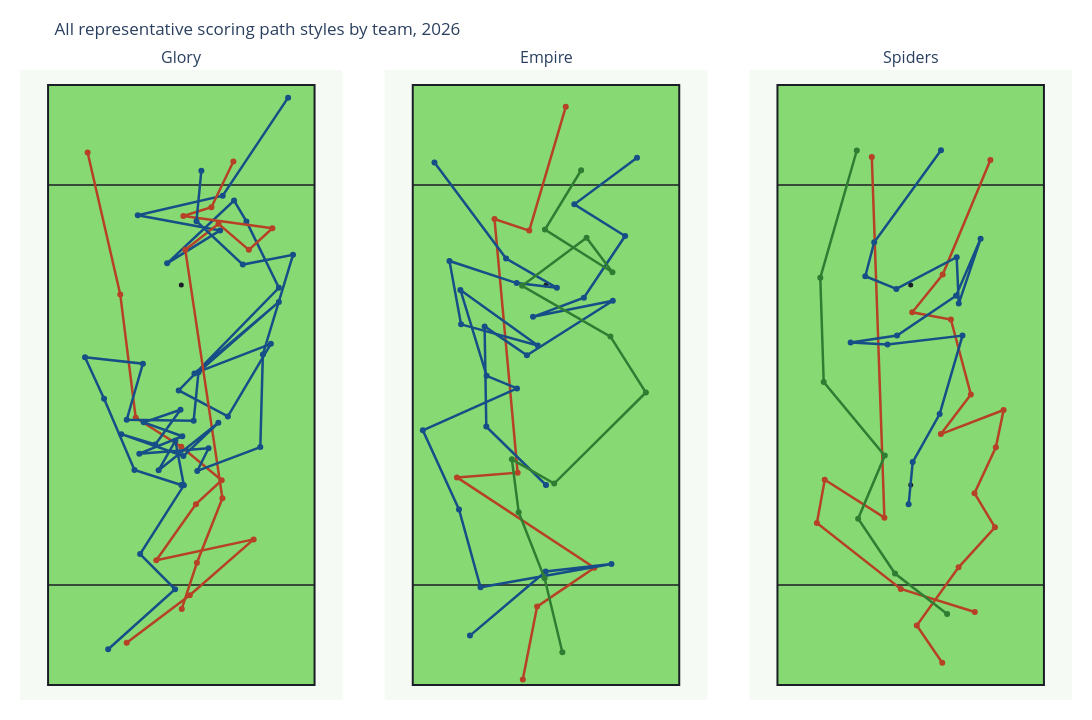

Notebook code cell kept with this figure:
### Markdown cell above
### Optional: All Styles

This is busier, but useful as a quick overview after the one-style comparison makes sense.

### Code cell
all_styles_fig = plot_team_representative_path_grid(
    team_representative_paths,
    title=f"All representative scoring path styles by team, {SEASON}",
    style_filter=None,
    show_arrows=False,
)
all_styles_fig.show()

### Figure 1 — Plotly figure (JSON) as saved in the notebook; plotly's stock layout.template omitted (floating-point values rounded to 4 significant figures)
{"data": [{"hoverinfo": "skip", "marker": {"color": "#1B1E26", "size": 5}, "mode": "markers", "showlegend": false, "type": "scatter", "x": [0], "xaxis": "x", "y": [40], "yaxis": "y"}, {"hoverinfo": "skip", "marker": {"color": "#1B1E26", "size": 5}, "mode": "markers", "showlegend": false, "type": "scatter", "x": [0], "xaxis": "x", "y": [80], "yaxis": "y"}, {"hovertemplate": "Glory<br>methodical (path_cluster 0)<br>%{text}<extra></extra>", "line": {"color": "#b74126", "width": 2.5}, "marker": {"color": "#b74126", "size": 6}, "mode": "lines+markers", "name": "Glory - methodical (path_cluster 0)", "showlegend": false, "text": ["Start", "Throw 1<br>aEC: 0.063<br>CP: 98.2%<br>Distance: 15.8", "Throw 2<br>aEC: 0.051<br>CP: 97.8%<br>Distance: 17.0", "Throw 3<br>aEC: -0.007<br>CP: 97.7%<br>Distance: 19.9", "Throw 4<br>aEC: 0.086<br>CP: 98.0%<br>Distance: 13.7", "Throw 5<br>aEC: 0.038<br>CP: 98.9%<br>Distance: 7.0", "Throw 6<br>aEC: 0.065<br>CP: 98.4%<br>Distance: 10.5", "Throw 7<br>aEC: 0.054<br>CP: 98.3%<br>Distance: 10.8", "Throw 8<br>aEC: 0.264<br>CP: 91.1%<br>Distance: 24.8", "Throw 9<br>aEC: 0.387<br>CP: 88.7%<br>Distance: 29.1"], "type": "scatter", "x": [-10.92, 1.69, 14.46, -5.0, 2.93, 8.08, 0.0, -9.12, -12.21, -18.74], "xaxis": "x", "y": [8.43, 17.95, 29.12, 24.95, 36.17, 40.96, 47.65, 53.46, 78.11, 106.5], "yaxis": "y"}, {"hovertemplate": "Glory<br>reset-heavy (path_cluster 1)<br>%{text}<extra></extra>", "line": {"color": "#164e87", "width": 2.5}, "marker": {"color": "#164e87", "size": 6}, "mode": "lines+markers", "name": "Glory - reset-heavy (path_cluster 1)", "showlegend": false, "text": ["Start", "Throw 1<br>aEC: 0.030<br>CP: 98.6%<br>Distance: 9.8", "Throw 2<br>aEC: 0.171<br>CP: 97.0%<br>Distance: 15.5", "Throw 3<br>aEC: 0.094<br>CP: 98.4%<br>Distance: 9.1", "Throw 4<br>aEC: 0.038<br>CP: 97.6%<br>Distance: 11.7", "Throw 5<br>aEC: -0.178<br>CP: 98.5%<br>Distance: 11.7", "Throw 6<br>aEC: 0.006<br>CP: 98.0%<br>Distance: 13.4", "Throw 7<br>aEC: 0.151<br>CP: 98.2%<br>Distance: 9.8", "Throw 8<br>aEC: 0.167<br>CP: 95.9%<br>Distance: 21.3", "Throw 9<br>aEC: -0.173<br>CP: 95.8%<br>Distance: 22.1", "Throw 10<br>aEC: -0.123<br>CP: 97.9%<br>Distance: 15.8", "Throw 11<br>aEC: -0.190<br>CP: 97.5%<br>Distance: 16.9", "Throw 12<br>aEC: 0.091<br>CP: 98.1%<br>Distance: 11.1", "Throw 13<br>aEC: 0.287<br>CP: 92.6%<br>Distance: 28.7", "Throw 14<br>aEC: 0.257<br>CP: 95.0%<br>Distance: 14.8", "Throw 15<br>aEC: 0.062<br>CP: 97.8%<br>Distance: 4.8", "Throw 16<br>aEC: -0.180<br>CP: 95.4%<br>Distance: 18.4", "Throw 17<br>aEC: 0.100<br>CP: 96.8%<br>Distance: 12.5", "Throw 18<br>aEC: 0.043<br>CP: 95.1%<br>Distance: 16.8", "Throw 19<br>aEC: 0.053<br>CP: 94.4%<br>Distance: 17.4", "Throw 20<br>aEC: 0.307<br>CP: 91.2%<br>Distance: 23.6"], "type": "scatter", "x": [0.0, -9.37, -15.45, -19.26, -7.68, -10.92, 2.47, 3.44, 19.51, 2.62, 17.91, 9.31, -0.52, 19.51, 13.02, 10.55, -2.84, 7.77, -8.71, 8.28, 21.36], "xaxis": "x", "y": [40.0, 43.01, 57.27, 65.55, 64.27, 53.05, 52.84, 62.57, 76.62, 62.31, 68.23, 53.72, 58.91, 79.45, 92.72, 96.89, 84.33, 90.92, 93.96, 97.87, 117.5], "yaxis": "y"}, {"hovertemplate": "Glory<br>huck score (path_cluster 2)<br>%{text}<extra></extra>", "line": {"color": "#b74126", "width": 2.5}, "marker": {"color": "#b74126", "size": 6}, "mode": "lines+markers", "name": "Glory - huck score (path_cluster 2)", "showlegend": false, "text": ["Start", "Throw 1<br>aEC: 0.060<br>CP: 98.9%<br>Distance: 9.7", "Throw 2<br>aEC: 0.098<br>CP: 97.9%<br>Distance: 13.9", "Throw 3<br>aEC: 0.545<br>CP: 68.6%<br>Distance: 50.2", "Throw 4<br>aEC: -0.047<br>CP: 97.7%<br>Distance: 8.2", "Throw 5<br>aEC: -0.063<br>CP: 98.0%<br>Distance: 8.0", "Throw 6<br>aEC: 0.032<br>CP: 98.3%<br>Distance: 6.4", "Throw 7<br>aEC: -0.041<br>CP: 93.5%<br>Distance: 18.8", "Throw 8<br>aEC: 0.018<br>CP: 98.0%<br>Distance: 5.9", "Throw 9<br>aEC: 0.228<br>CP: 96.2%<br>Distance: 11.4"], "type": "scatter", "x": [0.09, 3.12, 8.22, 0.8, 7.44, 13.51, 18.21, 0.41, 6.02, 10.41], "xaxis": "x", "y": [15.22, 24.45, 37.35, 87.03, 92.25, 87.03, 91.35, 93.8, 95.54, 104.7], "yaxis": "y"}, {"hovertemplate": "Glory<br>reset-heavy (path_cluster 3)<br>%{text}<extra></extra>", "line": {"color": "#164e87", "width": 2.5}, "marker": {"color": "#164e87", "size": 6}, "mode": "lines+markers", "name": "Glory - reset-heavy (path_cluster 3)", "showlegend": false, "text": ["Start", "Throw 1<br>aEC: 0.088<br>CP: 97.5%<br>Distance: 18.0", "Throw 2<br>aEC: 0.042<br>CP: 98.8%<br>Distance: 9.9", "Throw 3<br>aEC: 0.108<br>CP: 97.3%<br>Distance: 16.3", "Throw 4<br>aEC: 0.080<br>CP: 98.6%<br>Distance: 9.1", "Throw 5<br>aEC: -0.055<br>CP: 99.1%<br>Distance: 6.8", "Throw 6<br>aEC: 0.087<br>CP: 97.3%<br>Distance: 15.2", "Throw 7<br>aEC: -0.061<br>CP: 98.9%<br>Distance: 9.6", "Throw 8<br>aEC: 0.032<br>CP: 98.0%<br>Distance: 13.2", "Throw 9<br>aEC: -0.012<br>CP: 98.9%<br>Distance: 7.1", "Throw 10<br>aEC: 0.069<br>CP: 98.5%<br>Distance: 8.6", "Throw 11<br>aEC: -0.028<br>CP: 98.9%<br>Distance: 7.8", "Throw 12<br>aEC: -0.025<br>CP: 98.9%<br>Distance: 8.2", "Throw 13<br>aEC: -0.036<br>CP: 98.8%<br>Distance: 9.3", "Throw 14<br>aEC: 0.012<br>CP: 98.0%<br>Distance: 13.9", "Throw 15<br>aEC: -0.040<br>CP: 99.2%<br>Distance: 5.1", "Throw 16<br>aEC: 0.015<br>CP: 98.3%<br>Distance: 13.5", "Throw 17<br>aEC: 0.190<br>CP: 95.4%<br>Distance: 18.5", "Throw 18<br>aEC: 0.182<br>CP: 93.5%<br>Distance: 20.8", "Throw 19<br>aEC: 0.026<br>CP: 97.0%<br>Distance: 10.2", "Throw 20<br>aEC: 0.087<br>CP: 96.4%<br>Distance: 12.7", "Throw 21<br>aEC: 0.227<br>CP: 96.9%<br>Distance: 10.1"], "type": "scatter", "x": [-14.63, -1.24, -8.24, 0.51, -1.19, -4.54, 7.41, 0.41, -12.0, -5.2, -0.16, -7.52, 0.2, -8.4, 5.45, 3.19, 15.8, 16.31, 22.34, 12.3, 3.03, 4.01], "xaxis": "x", "y": [7.15, 19.14, 26.19, 39.93, 48.83, 42.96, 52.43, 45.79, 50.17, 48.11, 55.06, 52.53, 49.75, 46.26, 47.34, 42.81, 47.59, 66.12, 86.03, 84.08, 92.77, 102.9], "yaxis": "y"}, {"hoverinfo": "skip", "marker": {"color": "#1B1E26", "size": 5}, "mode": "markers", "showlegend": false, "type": "scatter", "x": [0], "xaxis": "x2", "y": [40], "yaxis": "y2"}, {"hoverinfo": "skip", "marker": {"color": "#1B1E26", "size": 5}, "mode": "markers", "showlegend": false, "type": "scatter", "x": [0], "xaxis": "x2", "y": [80], "yaxis": "y2"}, {"hovertemplate": "Empire<br>huck score (path_cluster 0)<br>%{text}<extra></extra>", "line": {"color": "#b74126", "width": 2.5}, "marker": {"color": "#b74126", "size": 6}, "mode": "lines+markers", "name": "Empire - huck score (path_cluster 0)", "showlegend": false, "text": ["Start", "Throw 1<br>aEC: 0.076<br>CP: 98.4%<br>Distance: 14.9", "Throw 2<br>aEC: 0.041<br>CP: 98.4%<br>Distance: 13.8", "Throw 3<br>aEC: 0.103<br>CP: 92.6%<br>Distance: 32.9", "Throw 4<br>aEC: 0.047<br>CP: 98.1%<br>Distance: 12.2", "Throw 5<br>aEC: 0.509<br>CP: 66.9%<br>Distance: 50.9", "Throw 6<br>aEC: -0.019<br>CP: 97.8%<br>Distance: 7.3", "Throw 7<br>aEC: 0.248<br>CP: 88.5%<br>Distance: 25.8"], "type": "scatter", "x": [-4.64, -1.78, 9.68, -17.81, -5.67, -10.3, -3.35, 3.95], "xaxis": "x2", "y": [1.09, 15.68, 23.45, 41.52, 42.47, 93.2, 90.88, 115.6], "yaxis": "y2"}, {"hovertemplate": "Empire<br>methodical (path_cluster 1)<br>%{text}<extra></extra>", "line": {"color": "#164e87", "width": 2.5}, "marker": {"color": "#164e87", "size": 6}, "mode": "lines+markers", "name": "Empire - methodical (path_cluster 1)", "showlegend": false, "text": ["Start", "Throw 1<br>aEC: 0.130<br>CP: 97.0%<br>Distance: 16.7", "Throw 2<br>aEC: 0.282<br>CP: 94.0%<br>Distance: 20.0", "Throw 3<br>aEC: -0.074<br>CP: 98.2%<br>Distance: 10.3", "Throw 4<br>aEC: 0.144<br>CP: 95.1%<br>Distance: 20.4", "Throw 5<br>aEC: -0.032<br>CP: 96.7%<br>Distance: 16.3", "Throw 6<br>aEC: 0.053<br>CP: 97.8%<br>Distance: 10.9", "Throw 7<br>aEC: 0.152<br>CP: 96.4%<br>Distance: 14.8", "Throw 8<br>aEC: 0.094<br>CP: 96.1%<br>Distance: 12.0", "Throw 9<br>aEC: 0.276<br>CP: 95.9%<br>Distance: 15.6"], "type": "scatter", "x": [0.0, -11.94, -12.28, -3.82, 13.36, -2.6, 7.57, 15.82, 5.66, 18.2], "xaxis": "x2", "y": [40.0, 51.68, 71.72, 65.93, 76.84, 73.63, 77.45, 89.79, 96.13, 105.5], "yaxis": "y2"}, {"hovertemplate": "Empire<br>reset-heavy (path_cluster 2)<br>%{text}<extra></extra>", "line": {"color": "#164e87", "width": 2.5}, "marker": {"color": "#164e87", "size": 6}, "mode": "lines+markers", "name": "Empire - reset-heavy (path_cluster 2)", "showlegend": false, "text": ["Start", "Throw 1<br>aEC: 0.111<br>CP: 96.9%<br>Distance: 19.8", "Throw 2<br>aEC: -0.008<br>CP: 98.7%<br>Distance: 13.2", "Throw 3<br>aEC: -0.031<br>CP: 96.7%<br>Distance: 26.6", "Throw 4<br>aEC: 0.097<br>CP: 97.6%<br>Distance: 16.1", "Throw 5<br>aEC: 0.041<br>CP: 93.3%<br>Distance: 17.4", "Throw 6<br>aEC: 0.255<br>CP: 94.0%<br>Distance: 20.6", "Throw 7<br>aEC: 0.138<br>CP: 97.2%<br>Distance: 13.9", "Throw 8<br>aEC: 0.195<br>CP: 95.7%<br>Distance: 18.0", "Throw 9<br>aEC: -0.114<br>CP: 96.3%<br>Distance: 19.1", "Throw 10<br>aEC: 0.026<br>CP: 97.4%<br>Distance: 15.9", "Throw 11<br>aEC: 0.150<br>CP: 97.1%<br>Distance: 12.9", "Throw 12<br>aEC: -0.021<br>CP: 96.3%<br>Distance: 14.2", "Throw 13<br>aEC: -0.011<br>CP: 98.2%<br>Distance: 8.1", "Throw 14<br>aEC: 0.070<br>CP: 97.3%<br>Distance: 11.7", "Throw 15<br>aEC: 0.365<br>CP: 91.5%<br>Distance: 24.0"], "type": "scatter", "x": [-15.21, -0.07, 13.09, -13.1, -17.4, -24.63, -5.8, -11.87, -17.12, -1.64, -16.99, -19.31, -5.87, 2.18, -7.98, -22.31], "xaxis": "x2", "y": [9.88, 22.7, 24.2, 19.55, 35.11, 50.93, 59.31, 61.84, 79.02, 67.9, 72.13, 84.81, 80.38, 79.43, 85.29, 104.5], "yaxis": "y2"}, {"hovertemplate": "Empire<br>methodical (path_cluster 3)<br>%{text}<extra></extra>", "line": {"color": "#2f7d32", "width": 2.5}, "marker": {"color": "#2f7d32", "size": 6}, "mode": "lines+markers", "name": "Empire - methodical (path_cluster 3)", "showlegend": false, "text": ["Start", "Throw 1<br>aEC: 0.086<br>CP: 98.1%<br>Distance: 15.2", "Throw 2<br>aEC: 0.094<br>CP: 97.9%<br>Distance: 14.2", "Throw 3<br>aEC: 0.091<br>CP: 98.2%<br>Distance: 10.7", "Throw 4<br>aEC: -0.042<br>CP: 98.9%<br>Distance: 9.7", "Throw 5<br>aEC: 0.117<br>CP: 94.9%<br>Distance: 25.9", "Throw 6<br>aEC: 0.172<br>CP: 96.6%<br>Distance: 13.2", "Throw 7<br>aEC: 0.010<br>CP: 95.8%<br>Distance: 17.7", "Throw 8<br>aEC: 0.097<br>CP: 95.7%<br>Distance: 16.1", "Throw 9<br>aEC: -0.077<br>CP: 98.0%<br>Distance: 8.6", "Throw 10<br>aEC: 0.094<br>CP: 95.4%<br>Distance: 16.0", "Throw 11<br>aEC: 0.251<br>CP: 95.7%<br>Distance: 13.9"], "type": "scatter", "x": [3.27, -0.28, -5.46, -6.83, 1.63, 19.98, 12.89, -4.78, 8.11, 13.29, -0.21, 7.02], "xaxis": "x2", "y": [6.54, 21.34, 34.56, 45.13, 40.29, 58.5, 69.68, 79.84, 89.45, 82.56, 91.09, 103.0], "yaxis": "y2"}, {"hoverinfo": "skip", "marker": {"color": "#1B1E26", "size": 5}, "mode": "markers", "showlegend": false, "type": "scatter", "x": [0], "xaxis": "x3", "y": [40], "yaxis": "y3"}, {"hoverinfo": "skip", "marker": {"color": "#1B1E26", "size": 5}, "mode": "markers", "showlegend": false, "type": "scatter", "x": [0], "xaxis": "x3", "y": [80], "yaxis": "y3"}, {"hovertemplate": "Spiders<br>methodical (path_cluster 0)<br>%{text}<extra></extra>", "line": {"color": "#b74126", "width": 2.5}, "marker": {"color": "#b74126", "size": 6}, "mode": "lines+markers", "name": "Spiders - methodical (path_cluster 0)", "showlegend": false, "text": ["Start", "Throw 1<br>aEC: 0.038<br>CP: 99.1%<br>Distance: 9.0", "Throw 2<br>aEC: 0.061<br>CP: 98.2%<br>Distance: 14.3", "Throw 3<br>aEC: 0.021<br>CP: 98.8%<br>Distance: 10.8", "Throw 4<br>aEC: 0.078<br>CP: 98.6%<br>Distance: 8.0", "Throw 5<br>aEC: 0.058<br>CP: 98.5%<br>Distance: 10.1", "Throw 6<br>aEC: 0.064<br>CP: 98.7%<br>Distance: 7.6", "Throw 7<br>aEC: -0.001<br>CP: 97.9%<br>Distance: 13.4", "Throw 8<br>aEC: 0.075<br>CP: 98.2%<br>Distance: 9.9", "Throw 9<br>aEC: 0.186<br>CP: 96.0%<br>Distance: 15.5", "Throw 10<br>aEC: 0.021<br>CP: 98.4%<br>Distance: 7.9", "Throw 11<br>aEC: 0.094<br>CP: 97.8%<br>Distance: 9.7", "Throw 12<br>aEC: 0.445<br>CP: 91.0%<br>Distance: 24.8"], "type": "scatter", "x": [6.31, 1.22, 9.58, 16.85, 12.76, 17.03, 18.58, 6.04, 12.03, 8.04, 0.31, 6.4, 15.94], "xaxis": "x3", "y": [4.45, 11.9, 23.54, 31.54, 38.36, 47.54, 55.0, 50.18, 58.09, 73.09, 74.54, 82.09, 105.0], "yaxis": "y3"}, {"hovertemplate": "Spiders<br>huck score (path_cluster 1)<br>%{text}<extra></extra>", "line": {"color": "#b74126", "width": 2.5}, "marker": {"color": "#b74126", "size": 6}, "mode": "lines+markers", "name": "Spiders - huck score (path_cluster 1)", "showlegend": false, "text": ["Start", "Throw 1<br>aEC: 0.045<br>CP: 98.3%<br>Distance: 15.5", "Throw 2<br>aEC: 0.041<br>CP: 97.4%<br>Distance: 21.3", "Throw 3<br>aEC: 0.091<br>CP: 98.6%<br>Distance: 8.8", "Throw 4<br>aEC: -0.029<br>CP: 98.3%<br>Distance: 14.1", "Throw 5<br>aEC: 0.858<br>CP: 54.9%<br>Distance: 72.2"], "type": "scatter", "x": [12.82, -1.98, -18.76, -17.19, -5.26, -7.78], "xaxis": "x3", "y": [14.59, 19.22, 32.38, 41.04, 33.47, 105.6], "yaxis": "y3"}, {"hovertemplate": "Spiders<br>reset-heavy (path_cluster 2)<br>%{text}<extra></extra>", "line": {"color": "#164e87", "width": 2.5}, "marker": {"color": "#164e87", "size": 6}, "mode": "lines+markers", "name": "Spiders - reset-heavy (path_cluster 2)", "showlegend": false, "text": ["Start", "Throw 1<br>aEC: 0.092<br>CP: 98.7%<br>Distance: 8.5", "Throw 2<br>aEC: 0.115<br>CP: 98.1%<br>Distance: 11.0", "Throw 3<br>aEC: 0.205<br>CP: 96.2%<br>Distance: 16.3", "Throw 4<br>aEC: -0.019<br>CP: 97.3%<br>Distance: 15.1", "Throw 5<br>aEC: -0.003<br>CP: 98.5%<br>Distance: 7.4", "Throw 6<br>aEC: 0.028<br>CP: 98.1%<br>Distance: 9.4", "Throw 7<br>aEC: 0.105<br>CP: 96.9%<br>Distance: 14.2", "Throw 8<br>aEC: 0.137<br>CP: 96.8%<br>Distance: 12.4", "Throw 9<br>aEC: -0.159<br>CP: 97.1%<br>Distance: 13.7", "Throw 10<br>aEC: 0.122<br>CP: 97.5%<br>Distance: 9.3", "Throw 11<br>aEC: -0.079<br>CP: 97.2%<br>Distance: 13.6", "Throw 12<br>aEC: 0.031<br>CP: 98.3%<br>Distance: 6.7", "Throw 13<br>aEC: 0.087<br>CP: 97.9%<br>Distance: 7.0", "Throw 14<br>aEC: 0.341<br>CP: 91.0%<br>Distance: 22.7"], "type": "scatter", "x": [-0.41, 0.4, 5.79, 10.36, -4.64, -12.01, -2.73, 9.07, 13.98, 9.61, 9.2, -2.87, -9.08, -7.3, 6.06], "xaxis": "x3", "y": [36.13, 44.59, 54.2, 69.88, 68.11, 68.52, 69.88, 77.86, 89.25, 76.29, 85.56, 79.22, 81.75, 88.56, 107.0], "yaxis": "y3"}, {"hovertemplate": "Spiders<br>mixed (path_cluster 3)<br>%{text}<extra></extra>", "line": {"color": "#2f7d32", "width": 2.5}, "marker": {"color": "#2f7d32", "size": 6}, "mode": "lines+markers", "name": "Spiders - mixed (path_cluster 3)", "showlegend": false, "text": ["Start", "Throw 1<br>aEC: 0.059<br>CP: 98.5%<br>Distance: 13.2", "Throw 2<br>aEC: 0.082<br>CP: 98.1%<br>Distance: 13.2", "Throw 3<br>aEC: 0.129<br>CP: 97.5%<br>Distance: 13.7", "Throw 4<br>aEC: 0.134<br>CP: 96.5%<br>Distance: 19.1", "Throw 5<br>aEC: 0.261<br>CP: 94.1%<br>Distance: 20.9", "Throw 6<br>aEC: 0.405<br>CP: 86.0%<br>Distance: 26.5"], "type": "scatter", "x": [7.29, -3.14, -10.51, -5.19, -17.4, -18.08, -10.78], "xaxis": "x3", "y": [14.18, 22.29, 33.27, 45.88, 60.61, 81.47, 106.9], "yaxis": "y3"}], "layout": {"annotations": [{"font": {"size": 16}, "showarrow": false, "text": "Glory", "x": 0.1533, "xanchor": "center", "xref": "paper", "y": 1, "yanchor": "bottom", "yref": "paper"}, {"font": {"size": 16}, "showarrow": false, "text": "Empire", "x": 0.5, "xanchor": "center", "xref": "paper", "y": 1, "yanchor": "bottom", "yref": "paper"}, {"font": {"size": 16}, "showarrow": false, "text": "Spiders", "x": 0.8467, "xanchor": "center", "xref": "paper", "y": 1, "yanchor": "bottom", "yref": "paper"}], "height": 720, "margin": {"b": 20, "l": 20, "r": 20, "t": 70}, "paper_bgcolor": "white", "plot_bgcolor": "#f6faf5", "shapes": [{"fillcolor": "#86d973", "layer": "below", "line": {"color": "#1B1E26", "width": 2}, "type": "rect", "x0": -26.65, "x1": 26.65, "xref": "x", "y0": 0, "y1": 120, "yref": "y"}, {"layer": "below", "line": {"color": "#1B1E26", "width": 1.5}, "type": "line", "x0": -26.65, "x1": 26.65, "xref": "x", "y0": 20, "y1": 20, "yref": "y"}, {"layer": "below", "line": {"color": "#1B1E26", "width": 1.5}, "type": "line", "x0": -26.65, "x1": 26.65, "xref": "x", "y0": 100, "y1": 100, "yref": "y"}, {"fillcolor": "#86d973", "layer": "below", "line": {"color": "#1B1E26", "width": 2}, "type": "rect", "x0": -26.65, "x1": 26.65, "xref": "x2", "y0": 0, "y1": 120, "yref": "y2"}, {"layer": "below", "line": {"color": "#1B1E26", "width": 1.5}, "type": "line", "x0": -26.65, "x1": 26.65, "xref": "x2", "y0": 20, "y1": 20, "yref": "y2"}, {"layer": "below", "line": {"color": "#1B1E26", "width": 1.5}, "type": "line", "x0": -26.65, "x1": 26.65, "xref": "x2", "y0": 100, "y1": 100, "yref": "y2"}, {"fillcolor": "#86d973", "layer": "below", "line": {"color": "#1B1E26", "width": 2}, "type": "rect", "x0": -26.65, "x1": 26.65, "xref": "x3", "y0": 0, "y1": 120, "yref": "y3"}, {"layer": "below", "line": {"color": "#1B1E26", "width": 1.5}, "type": "line", "x0": -26.65, "x1": 26.65, "xref": "x3", "y0": 20, "y1": 20, "yref": "y3"}, {"layer": "below", "line": {"color": "#1B1E26", "width": 1.5}, "type": "line", "x0": -26.65, "x1": 26.65, "xref": "x3", "y0": 100, "y1": 100, "yref": "y3"}], "title": {"text": "All representative scoring path styles by team, 2026"}, "width": 1140, "xaxis": {"anchor": "y", "domain": [0, 0.3067], "range": [-31.65, 31.65], "scaleanchor": "y", "scaleratio": 1, "showgrid": false, "visible": false, "zeroline": false}, "xaxis2": {"anchor": "y2", "domain": [0.3467, 0.6533], "range": [-31.65, 31.65], "scaleanchor": "y2", "scaleratio": 1, "showgrid": false, "visible": false, "zeroline": false}, "xaxis3": {"anchor": "y3", "domain": [0.6933, 1], "range": [-31.65, 31.65], "scaleanchor": "y3", "scaleratio": 1, "showgrid": false, "visible": false, "zeroline": false}, "yaxis": {"anchor": "x", "domain": [0, 1], "range": [-3, 123], "showgrid": false, "visible": false, "zeroline": false}, "yaxis2": {"anchor": "x2", "domain": [0, 1], "range": [-3, 123], "showgrid": false, "visible": false, "zeroline": false}, "yaxis3": {"anchor": "x3", "domain": [0, 1], "range": [-3, 123], "showgrid": false, "visible": false, "zeroline": false}}}
